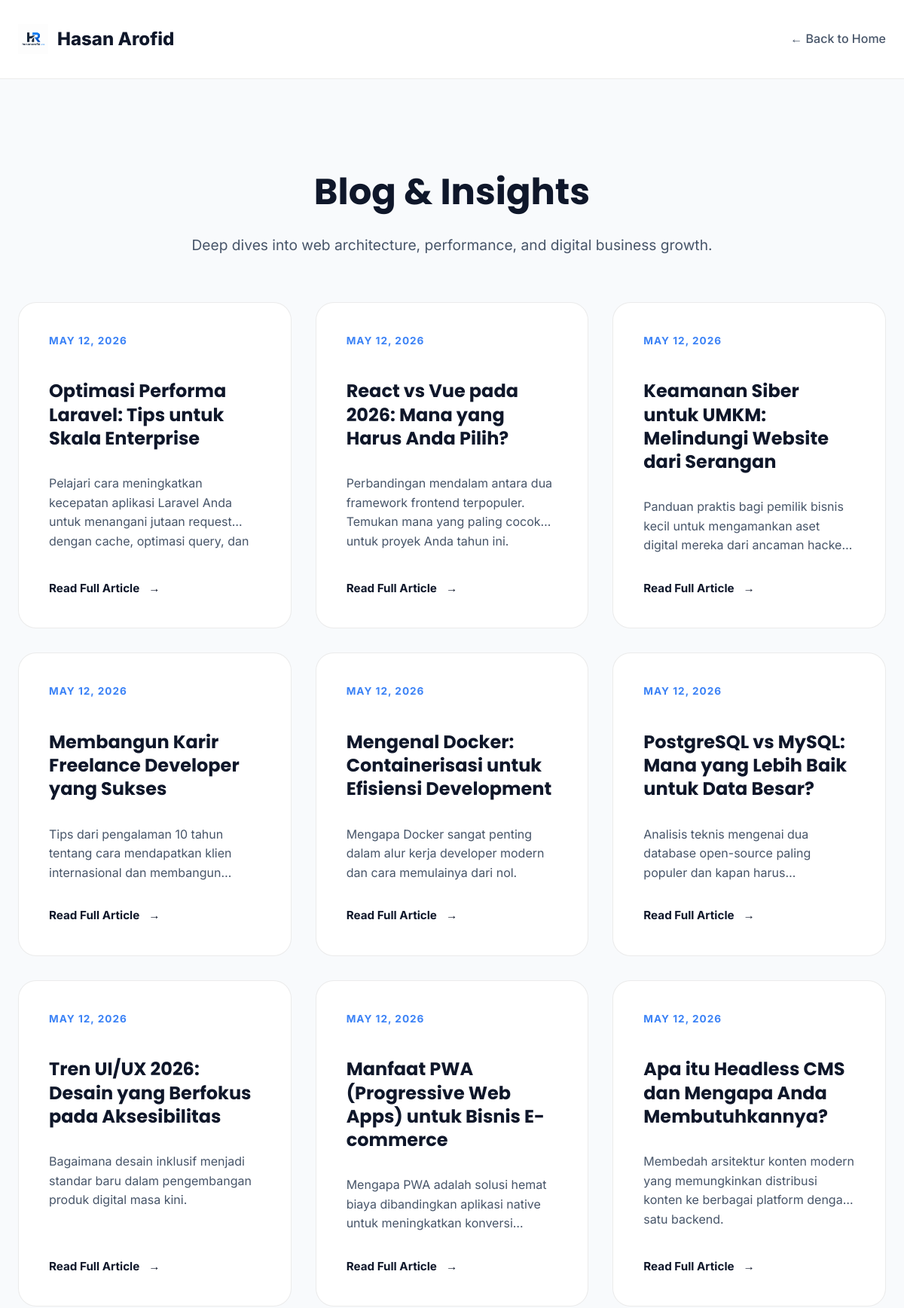
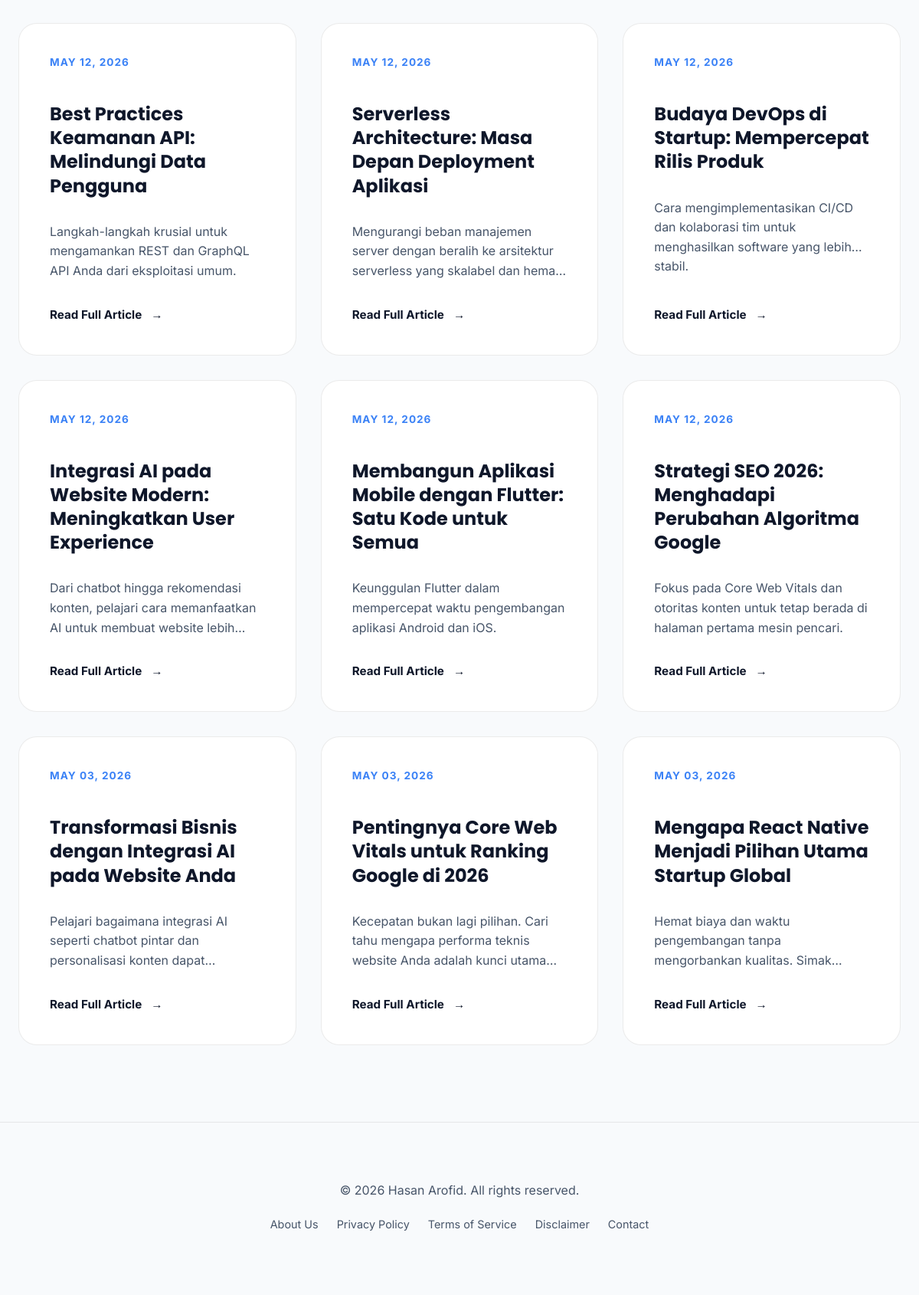
The app's page /articles.php, older data (2 pictures, top to bottom).
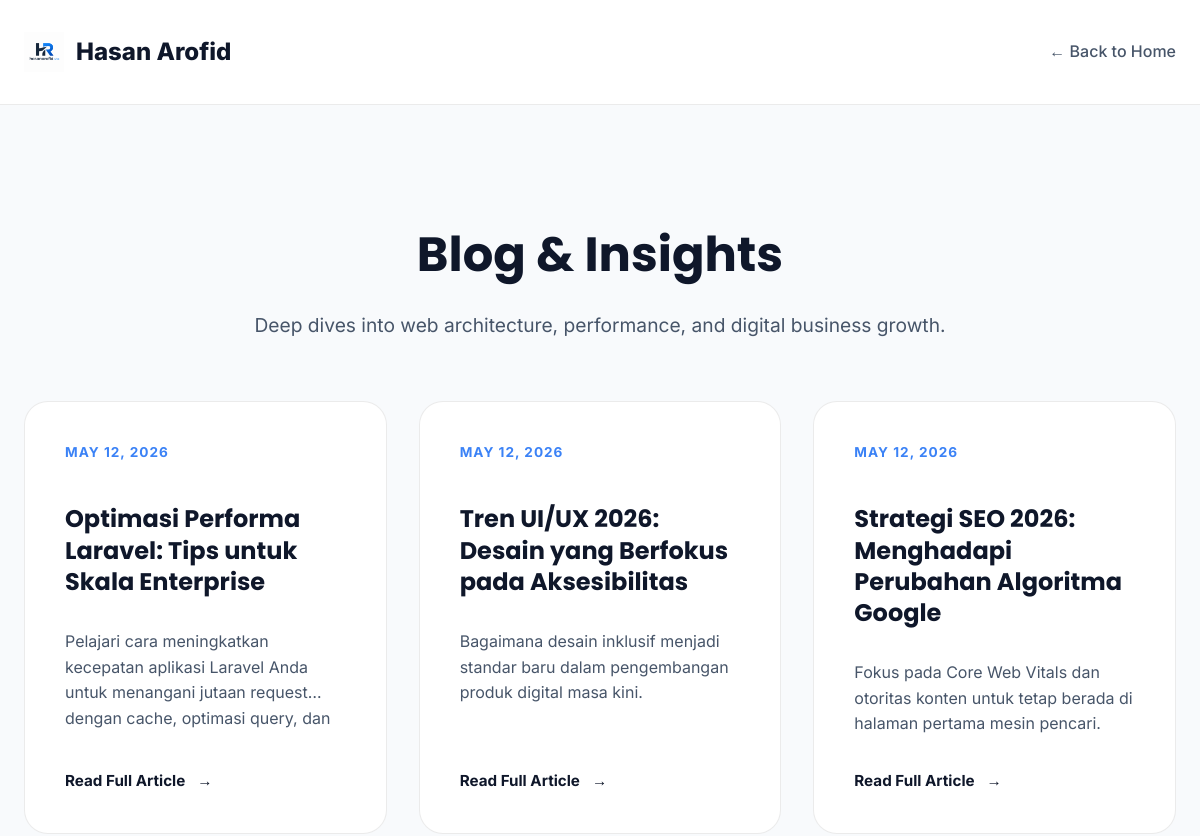
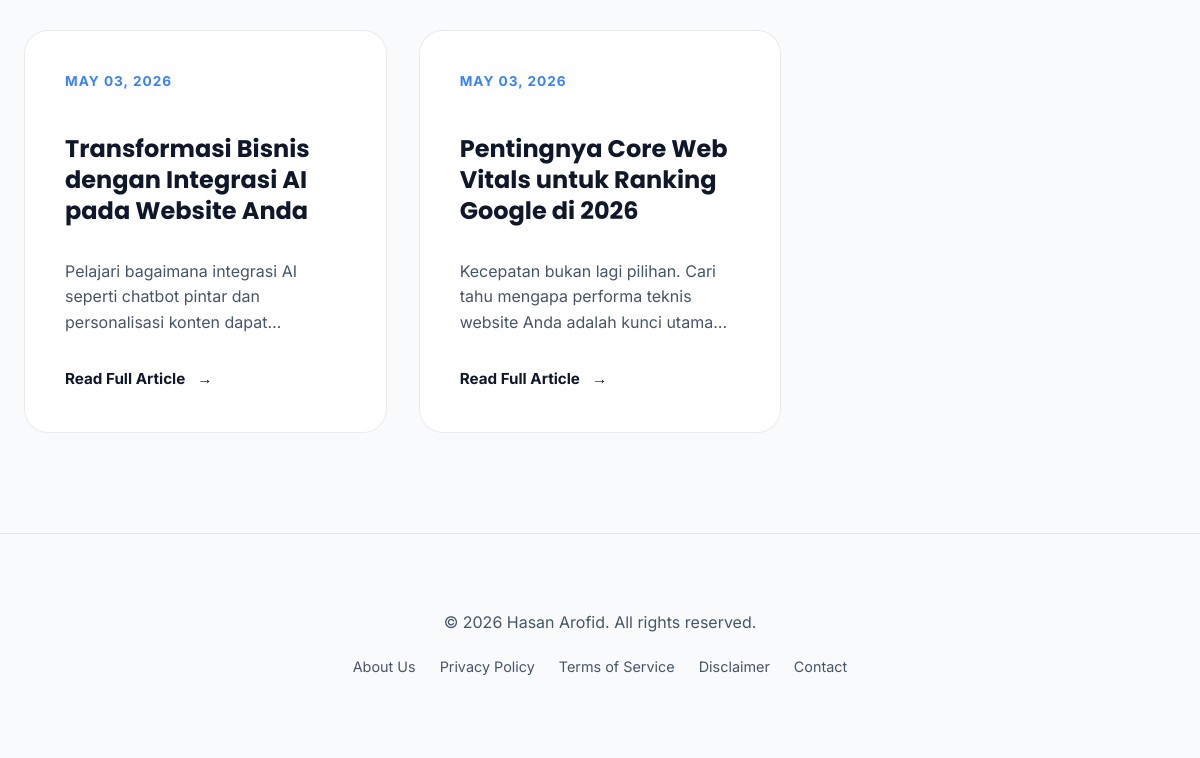
The same page, newer data (2 pictures, top to bottom).
### tables this page shows
CREATE TABLE articles (id INTEGER PRIMARY KEY AUTOINCREMENT, title TEXT, slug TEXT UNIQUE, content TEXT, excerpt TEXT, meta_title TEXT, meta_description TEXT, image_url TEXT, created_at DATETIME DEFAULT (datetime('now')), status TEXT DEFAULT 'published');

### articles.php (the view, shortened to what this page needs)
<?php
$dbFile = __DIR__ . '/stats.db';
try {
    $db = new PDO('sqlite:' . $dbFile);
    $db->setAttribute(PDO::ATTR_ERRMODE, PDO::ERRMODE_EXCEPTION);
    $articles = $db->query("SELECT * FROM articles WHERE status = 'published' ORDER BY created_at DESC")->fetchAll(PDO::FETCH_ASSOC);
} catch (PDOException $e) { die("Database connection failed."); }
$lang = $_SESSION['lang'] ?? 'en';
$translations = [
    'en' => [
        'title' => 'Blog & Insights',
        'subtitle' => 'Deep dives into web architecture, performance, and digital business growth.',
        'back' => 'Back to Home',
        'read_more' => 'Read Full Article',
        'no_articles' => 'No articles found.'
    ],
    'id' => [
        'title' => 'Blog & Wawasan',
        'subtitle' => 'Pembahasan mendalam tentang arsitektur web, performa, dan pertumbuhan bisnis digital.',
        'back' => 'Kembali ke Beranda',
        'read_more' => 'Baca Selengkapnya',
        'no_articles' => 'Tidak ada artikel ditemukan.'
    ]
];
$t = $translations[$lang];
?>
<!DOCTYPE html>
<html lang="<?= $lang ?>">
<head>
</head>
<body>
    <nav>
        <div class="container nav-content">
            <a href="index.php" class="logo">
                <img src="images/logohasanarofid.png" alt="Logo">
                <span>Hasan Arofid</span>
            </a>
            <a href="index.php" class="back-link">← <?= $t['back'] ?></a>
        </div>
    </nav>
    <div class="container">
        <header>
            <h1><?= $t['title'] ?></h1>
            <p class="subtitle"><?= $t['subtitle'] ?></p>
        </header>
        <div class="article-grid">
            <?php if (empty($articles)): ?>
                <p style="text-align: center; grid-column: 1/-1; padding: 40px; color: var(--text-muted);"><?= $t['no_articles'] ?></p>
            <?php else: ?>
                <?php foreach ($articles as $a): ?>
                <a href="blog.php?slug=<?= $a['slug'] ?>" class="article-card">
                    <span class="article-date"><?= date('M d, Y', strtotime($a['created_at'])) ?></span>
                    <h3><?= htmlspecialchars($a['title']) ?></h3>
                    <p><?= htmlspecialchars($a['excerpt']) ?></p>
                    <span class="article-link"><?= $t['read_more'] ?> <span>→</span></span>
                </a>
                <?php endforeach; ?>
            <?php endif; ?>
        </div>
    </div>
    <footer>
        <div class="container">
            <p>&copy; <?= date('Y') ?> Hasan Arofid. All rights reserved.</p>
            <div style="margin: 20px 0; display: flex; justify-content: center; flex-wrap: wrap; gap: 24px; font-size: 0.9rem;">
                <a href="about.php" style="color: var(--text-muted); text-decoration: none;"><?= $lang === 'id' ? 'Tentang Kami' : 'About Us' ?></a>
                <a href="privacy-policy.php" style="color: var(--text-muted); text-decoration: none;"><?= $lang === 'id' ? 'Kebijakan Privasi' : 'Privacy Policy' ?></a>
                <a href="terms-of-service.php" style="color: var(--text-muted); text-decoration: none;"><?= $lang === 'id' ? 'Syarat & Ketentuan' : 'Terms of Service' ?></a>
                <a href="disclaimer.php" style="color: var(--text-muted); text-decoration: none;"><?= $lang === 'id' ? 'Penafian' : 'Disclaimer' ?></a>
                <a href="contact.php" style="color: var(--text-muted); text-decoration: none;"><?= $lang === 'id' ? 'Kontak' : 'Contact' ?></a>
            </div>
        </div>
    </footer>
</body>
</html>

Row changes from the older to the newer data that the page shows:
no longer on this page (row edited): articles: created_at "MAY 12, 2026", title "React vs Vue pada 2026: Mana yang Harus Anda Pilih?", excerpt "Perbandingan mendalam antara dua framework frontend terpopuler. Temukan mana yang paling cocok untuk proyek Anda tahun ini."
no longer on this page (row edited): articles: created_at "MAY 12, 2026", title "Keamanan Siber untuk UMKM: Melindungi Website dari Serangan", excerpt "Panduan praktis bagi pemilik bisnis kecil untuk mengamankan aset digital mereka dari ancaman…"
no longer on this page (row edited): articles: created_at "MAY 12, 2026", title "Membangun Karir Freelance Developer yang Sukses", excerpt "Tips dari pengalaman 10 tahun tentang cara mendapatkan klien internasional dan…"
no longer on this page (row edited): articles: created_at "MAY 12, 2026", title "Mengenal Docker: Containerisasi untuk Efisiensi Development", excerpt "Mengapa Docker sangat penting dalam alur kerja developer modern dan cara memulainya dari nol."
no longer on this page (row edited): articles: created_at "MAY 12, 2026", title "PostgreSQL vs MySQL: Mana yang Lebih Baik untuk Data Besar?", excerpt "Analisis teknis mengenai dua database open-source paling populer dan kapan…"
no longer on this page (row edited): articles: created_at "MAY 12, 2026", title "Manfaat PWA (Progressive Web Apps) untuk Bisnis E-commerce", excerpt "Mengapa PWA adalah solusi hemat biaya dibandingkan aplikasi native untuk meningkatkan…"
no longer on this page (row edited): articles: created_at "MAY 12, 2026", title "Apa itu Headless CMS dan Mengapa Anda Membutuhkannya?", excerpt "Membedah arsitektur konten modern yang memungkinkan distribusi konten ke berbagai platform dengan satu backend."
no longer on this page (row edited): articles: created_at "MAY 12, 2026", title "Best Practices Keamanan API: Melindungi Data Pengguna", excerpt "Langkah-langkah krusial untuk mengamankan REST dan GraphQL API Anda dari eksploitasi umum."
no longer on this page (row edited): articles: created_at "MAY 12, 2026", title "Serverless Architecture: Masa Depan Deployment Aplikasi", excerpt "Mengurangi beban manajemen server dengan beralih ke arsitektur serverless yang skalabel dan…"
no longer on this page (row edited): articles: created_at "MAY 12, 2026", title "Budaya DevOps di Startup: Mempercepat Rilis Produk", excerpt "Cara mengimplementasikan CI/CD dan kolaborasi tim untuk menghasilkan software yang lebih stabil."
no longer on this page (row edited): articles: created_at "MAY 12, 2026", title "Integrasi AI pada Website Modern: Meningkatkan User Experience", excerpt "Dari chatbot hingga rekomendasi konten, pelajari cara memanfaatkan AI untuk membuat website…"
no longer on this page (row edited): articles: created_at "MAY 12, 2026", title "Membangun Aplikasi Mobile dengan Flutter: Satu Kode untuk Semua", excerpt "Keunggulan Flutter dalam mempercepat waktu pengembangan aplikasi Android dan iOS."
no longer on this page (row edited): articles: created_at "MAY 03, 2026", title "Mengapa React Native Menjadi Pilihan Utama Startup Global", excerpt "Hemat biaya dan waktu pengembangan tanpa mengorbankan kualitas.…"
